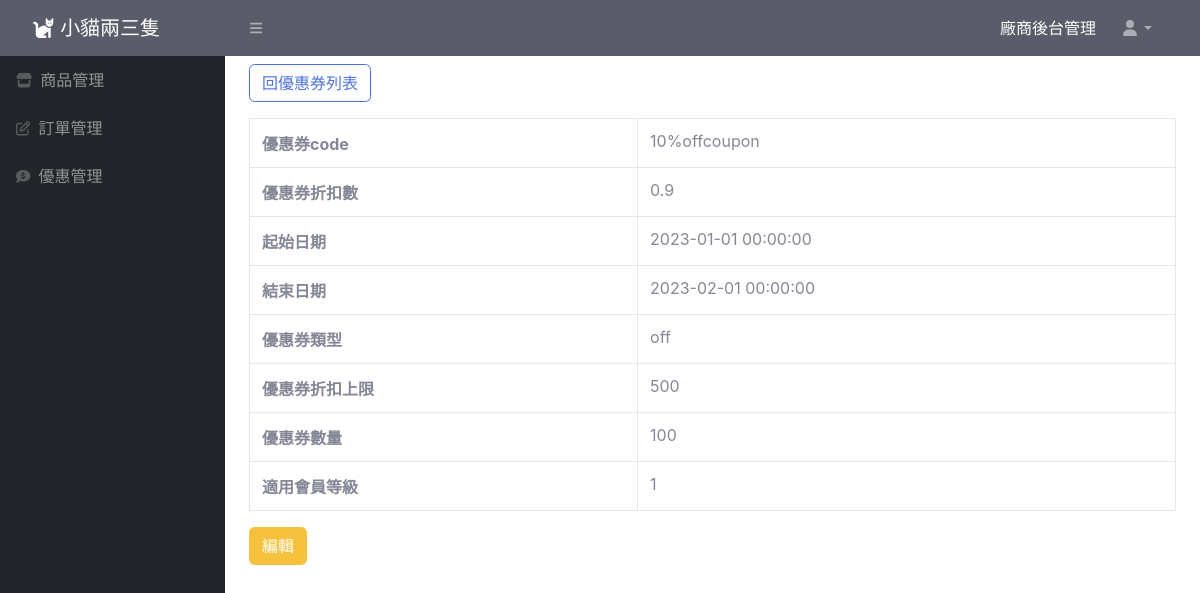
The app's page /coupon.php?coupon_id=2 with its own data.
### tables this page shows
CREATE TABLE `coupon` (
  `coupon_id` int(11) UNSIGNED NOT NULL,
  `coupon_code` varchar(200) NOT NULL,
  `start_date` datetime NOT NULL,
  `end_date` datetime NOT NULL,
  `discount_type` varchar(30) NOT NULL,
  `discount_amount` int(30) UNSIGNED NOT NULL,
  `discount` float UNSIGNED NOT NULL,
  `usage_limit` int(30) UNSIGNED NOT NULL,
  `valid` tinyint(4) NOT NULL,
  `level` varchar(10) NOT NULL
);

### coupon/coupon.php (the view, shortened to what this page needs)
<?php
require_once("./db_connect1.php");
$coupon_id=$_GET["coupon_id"];
$sql = "SELECT * FROM coupon WHERE coupon_id=$coupon_id";
$result = $conn->query($sql);
$row = $result->fetch_assoc();
?>
<!doctype html>
<html lang="en">
<head>
  <link href="https://cdn.jsdelivr.net/npm/bootstrap@5.2.1/dist/css/bootstrap.min.css" rel="stylesheet"
>
    <link href="css/sb-admin-2.min.css" rel="stylesheet">
</head>
<body>
    <div class="container">
        <div class="py-2">
            <a href="coupon-list.php" class="btn btn-outline-primary">回優惠券列表</a>
        </div>
        <table class="table table-bordered mt-2">
               <tr>
                   <th>優惠券code</th>
                    <td><?=$row["coupon_code"]?></td>
               </tr>
                <tr>
                   <th>優惠券折扣數</th>
                   <td><?=$row["discount"]?></td>
                </tr>
                <tr>
                   <th>起始日期</th>
                   <td><?=$row["start_date"]?></td>
                </tr>
                <tr>
                   <th>結束日期</th>
                   <td><?=$row["end_date"]?></td>
                </tr>
                <tr>
                   <th>優惠券類型</th>
                   <td><?=$row["discount_type"]?></td>
                </tr>
                <tr>
                    <th>優惠券折扣上限</th>
                    <td><?=$row["discount_amount"]?></td>
                </tr>
                <tr>
                    <th>優惠券數量</th>
                    <td><?=$row["usage_limit"]?></td>
                </tr>
                <tr>
                    <th>適用會員等級</th>
                    <td><?=$row["level"]?></td>
                </tr>
       </table>
        <a href="coupon-edit.php?coupon_id=<?=$row["coupon_id"]?>" class="btn btn-warning">編輯</a>
    </div>
</body>
</html>

### records on screen
coupon: coupon_code "10%offcoupon", discount "0.9", start_date "2023-01-01 00:00:00", end_date "2023-02-01 00:00:00", discount_type "off", discount_amount "500", usage_limit "100", level "1"
